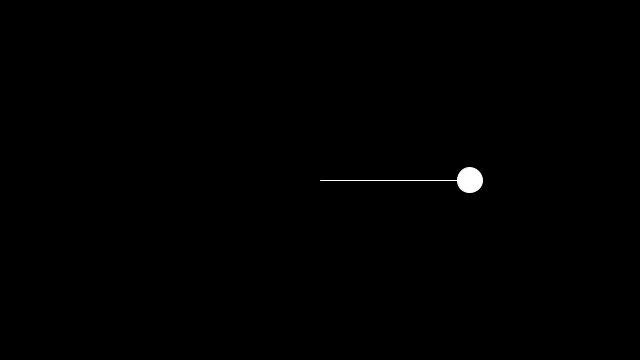
Frame 1 (no input)
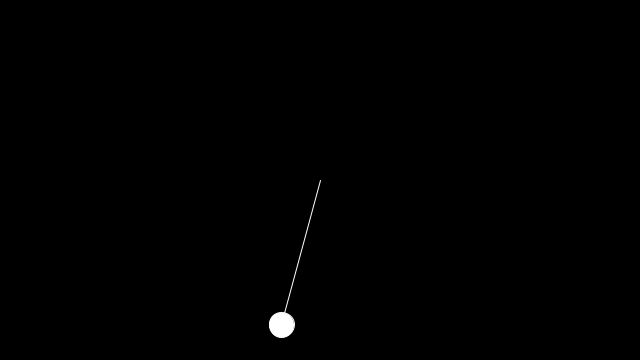
Frame 60 (the mouse pressed at the canvas centre just before this capture)
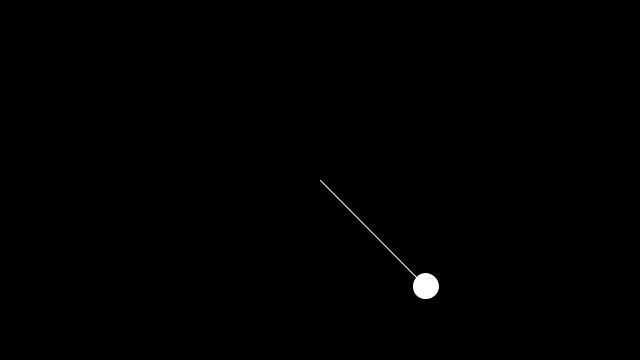
Frame 120 (the mouse held since frame 60 and released just before this capture)

The Processing sketch that drew these frames (run headless with seeded random() and noise(); from frame 60 on, the mouse is pressed at the canvas centre):

// Processing sketch: oscillation_2
// ── oscillation_2.pde
float r = 150;
float a = 0.0;
float aVel = 0.0;
float aAcc = 0.001;


void setup() {
  size(640, 360);
}

void draw() {
  background(0);

  aVel += aAcc;
  a += aVel;
  aVel = constrain(aVel,0,0.1);

  float y = r * sin(a);
  float x = r * cos(a);

  translate(width/2, height/2);
  fill(255);
  stroke(255);
  line(0, 0, x, y);
  ellipse(x, y, 25, 25);
}
